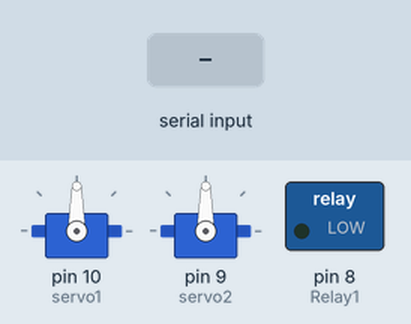
Bench run of a sketch on a simulated Arduino Uno, built with avr-gcc and run on an emulated ATmega328P. Shown: 2 × servo, switched loads named in the sketch (green lamp = pin HIGH). The test bench sets the inputs (shaded band).

Above: at 1.2 s.
1.3 s: "B" received over Serial
At 1.7 s:
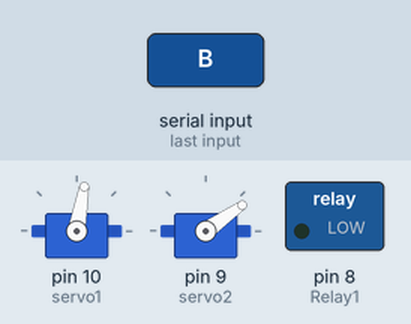
2.8 s: "C" received over Serial
At 4.0 s:
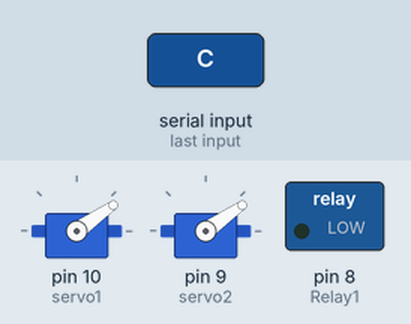
4.3 s: "0" received over Serial
At 5.2 s:
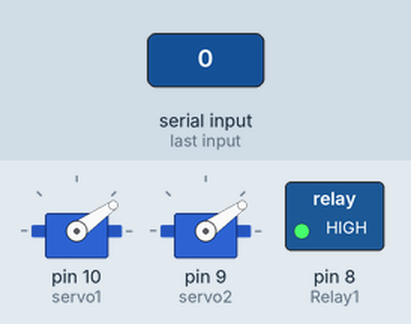
5.8 s: "A" received over Serial
At 6.4 s:
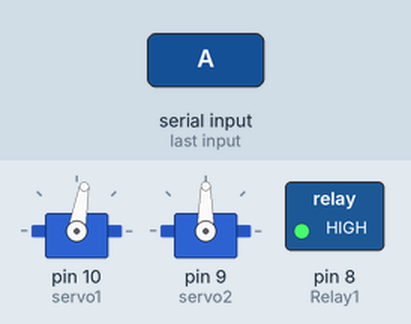
7.3 s: "B" received over Serial
At 8.5 s:
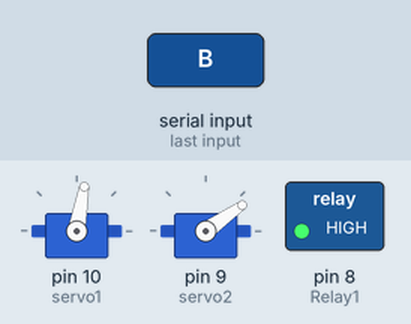
8.8 s: "1" received over Serial
At 9.9 s:
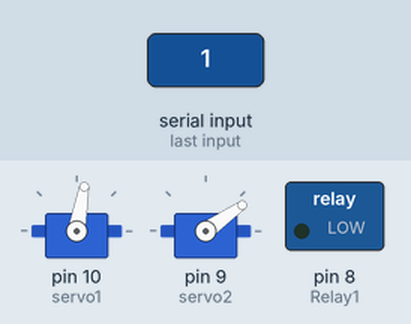
Timing chart, 0 to 11.3 s (numbered marks = the images above; inputs shaded):
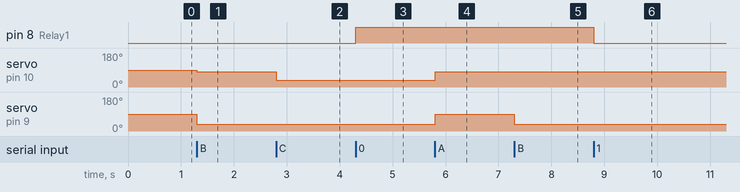

The sketch:

conveyer.ino
```cpp
#include <Servo.h>
int value;
int Relay1 = 8;
Servo servo1;
Servo servo2;
char input;
void setup()
{
servo1.attach(10);
servo2.attach(9);
Serial.begin(9600);
pinMode (Relay1,OUTPUT);
}

void loop()
{

  if (Serial.available())
  {input = Serial.read();}
  if (input=='A')
  {
servo1.write(80);
servo2.write(90);
  }
  if (input=='B')
  {
servo1.write(80);
servo2.write(35);
  }
  if (input=='C')
  {
servo1.write(35);
servo2.write(35);
  }
  if (input=='0')
  {digitalWrite(Relay1,HIGH);
  }
   if (input=='1')
  {digitalWrite(Relay1,LOW);
  }

}
```

Measured:
- after the input at 1.3 s, servo on pin 10 (servo1): 90° → 80° at once; servo on pin 9 (servo2): 90° → 35° at once
- after the input at 2.8 s, servo on pin 10 (servo1): 80° → 35° at once
- after the input at 4.3 s, pin 8 (Relay1): LOW → HIGH at once
- after the input at 5.8 s, servo on pin 10 (servo1): 35° → 80° at once; servo on pin 9 (servo2): 35° → 90° at once
- after the input at 7.3 s, servo on pin 9 (servo2): 90° → 35° at once
- after the input at 8.8 s, pin 8 (Relay1): HIGH → LOW at once
